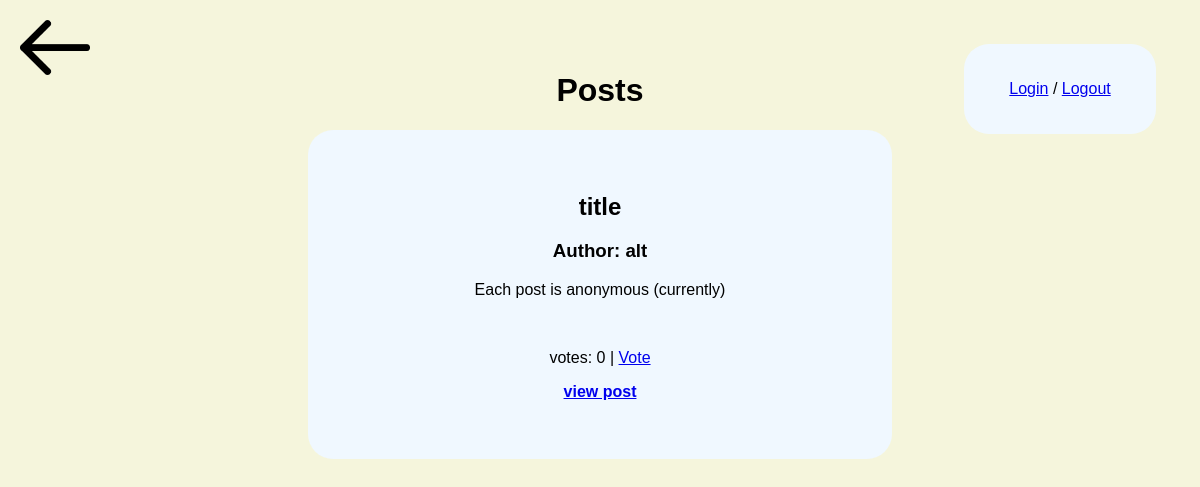
The page /recipient on the database its author committed.
### app.py (models this page shows, shortened)
class entry(db.Model):
    id = db.Column(db.Integer, primary_key=True)
    title = db.Column(db.String(150), nullable=False)
    content = db.Column(db.String(400), nullable=False)
    date_created = db.Column(db.DateTime, default=datetime.now)
    votes = db.Column(db.Integer, default=0)
    author = db.Column(db.Integer, nullable=False)
    author_name = db.Column(db.String(20), nullable=False)
    comments = db.relationship('comment', backref="entry", lazy=True, cascade='all, delete')

### app.py (the view)
@app.route('/recipient')
def viewentries():
    submissions = entry.query.order_by(entry.date_created).all()
    return render_template('recipient.html', submissions=submissions)

### templates/recipient.html (shortened to what this page needs)
{% extends 'base.html' %}
{% block body %}
<a href="/"><img src="{{ url_for('static', filename='images/back-arrow.png') }}" class="back"></a>
<h1>Posts</h1>
<div class="box">
    {% for entry in submissions %}
        <h2>{{ entry.title }}</h2>
        <h3>Author: {{ entry.author_name }}</h3>
        <p>{{ entry.content }}</p>
        <br>
        <p>votes: {{ entry.votes }} | <a href="/upvote-post/{{ entry.id }}">Vote</a></p>
        <p><b><a href="/post/{{entry.id}}">view post</a></b></p>
    {% endfor %}
</div>
<div class="login-bar">
    <a href="/login">Login</a> / <a href="/logout">Logout</a>
</div>
<div class="messages">
</div>
{% endblock %}

### static/css/main.css (style rules this page uses)
body { background-color: beige; font-family: sans-serif; text-align: center; margin: 6%; }
.box { background-color: aliceblue; width: 40%; min-width: 500px; margin:auto; border-radius: 25px; padding: 4%; }
img.back { position:absolute; width: 70px; top: 20px; left: 20px; }
.login-bar { background-color: aliceblue; margin: 2%; padding: 3%; width: 10%; border-radius: 25px; position: fixed; top: 20px; right: 20px; }
.messages { margin: 2%; padding: 3%; width: 10%; border-radius: 25px; position: fixed; top: 20px; left: 20px; }

### rows shown on the page
entry: title "title", author_name "alt", content "Each post is anonymous (currently)", votes "0"
